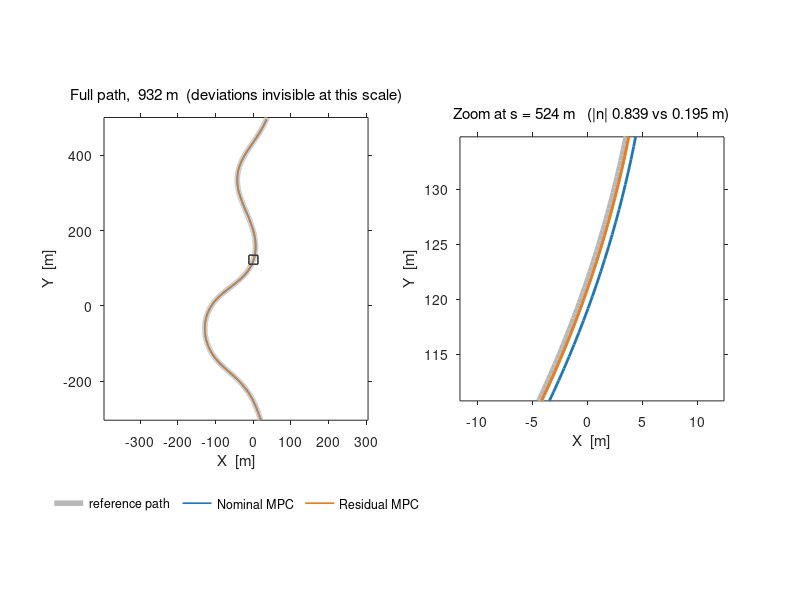

The MATLAB script that drew this image:
% Highway L1, v=12 — 주행 궤적 (전역 좌표)
%
%   왼쪽 칸  전체 경로 (932 m). 축 비율 1:1. 세 선이 거의 겹친다 - 사실이다.
%            932 m 경로에서 최대 편차가 0.84 m 라 화면상 0.1% 다.
%   오른쪽 칸 편차가 가장 큰 지점(s ~ 524 m) 확대. 반폭 ZOOM_HALF.
%
% 과장 배율은 쓰지 않는다. 지도는 X, Y 가 같은 물리량이라 axis equal 이 필수이고,
% 편차만 K 배 늘리면 한 그림에 두 배율이 섞여 축 눈금을 정직하게 붙일 수 없다.
% 차이를 정량적으로 보려면 plot_hw_L1_lateral (경로 좌표) 을 쓴다.
%
% 데이터: fig_highway_L1.mat  (results/highway_L1.py 가 생성)
% 요구:   base MATLAB 만. R2013a 이상.

clear; close all
load('fig_highway_L1.mat')

ZOOM_HALF = 12;        % 확대 창 반폭 [m]. 줄이면 편차가 더 크게 보인다

NOM = [0.12 0.47 0.71];
RES = [0.90 0.49 0.13];
REF = [0.72 0.72 0.72];

sn = traj_s{1};  xn = traj_x{1};  yn = traj_y{1};  nn = traj_n{1};
sr = traj_s{2};  xr = traj_x{2};  yr = traj_y{2};

% 편차가 가장 큰 지점 (출발 오프셋 제외)
w = sn >= s_min;
idx = find(w);
[~, k] = max(abs(nn(w)));
sz = sn(idx(k));
cx = interp1(ref_s, ref_x, sz);
cy = interp1(ref_s, ref_y, sz);

fprintf('\n=== Highway L1, v=12 : trajectory ===\n');
fprintf('path length %.0f m, min radius %.1f m\n', s_total, 1/max(abs(ref_kappa)));
fprintf('%14s %12s %12s %12s\n','','distance [m]','max|n| [m]','rate [Hz]');
for i = 1:numel(variant)
    fprintf('%14s %12.0f %12.3f %12.1f\n', variant{i}, met(i,8), met(i,3), met(i,7));
end
fprintf('zoom window centred at s = %.0f m (largest deviation)\n\n', sz);

figure('Color','w','Position',[60 60 1120 520])

%% (좌) 전체 경로
subplot(1,2,1); hold on; box on
set(gca,'FontSize',10,'TickDir','out')
p0 = plot(ref_x, ref_y, '-', 'Color', REF, 'LineWidth', 4);
p1 = plot(xn, yn, '-', 'Color', NOM, 'LineWidth', 1.2);
p2 = plot(xr, yr, '-', 'Color', RES, 'LineWidth', 1.2);
plot([cx-ZOOM_HALF cx+ZOOM_HALF cx+ZOOM_HALF cx-ZOOM_HALF cx-ZOOM_HALF], ...
     [cy-ZOOM_HALF cy-ZOOM_HALF cy+ZOOM_HALF cy+ZOOM_HALF cy-ZOOM_HALF], ...
     '-', 'Color', [0.25 0.25 0.25], 'LineWidth', 1.2);
axis equal; axis tight
legend([p0 p1 p2], {'reference path', variant{1}, variant{2}}, ...
       'Location','southoutside','Orientation','horizontal','Box','off','FontSize',9);
xlabel('X  [m]'); ylabel('Y  [m]')
title(sprintf('Full path,  %.0f m  (deviations invisible at this scale)', s_total), ...
      'FontSize',11,'FontWeight','normal')

%% (우) 최대 편차 지점 확대
subplot(1,2,2); hold on; box on
set(gca,'FontSize',10,'TickDir','out')
plot(ref_x, ref_y, '-', 'Color', REF, 'LineWidth', 5);
plot(xn, yn, '-', 'Color', NOM, 'LineWidth', 2);
plot(xr, yr, '-', 'Color', RES, 'LineWidth', 2);
axis equal
xlim([cx-ZOOM_HALF cx+ZOOM_HALF]); ylim([cy-ZOOM_HALF cy+ZOOM_HALF]);
xlabel('X  [m]'); ylabel('Y  [m]')
title(sprintf('Zoom at s = %.0f m   (|n| %.3f vs %.3f m)', sz, met(1,3), met(2,3)), ...
      'FontSize',11,'FontWeight','normal')
